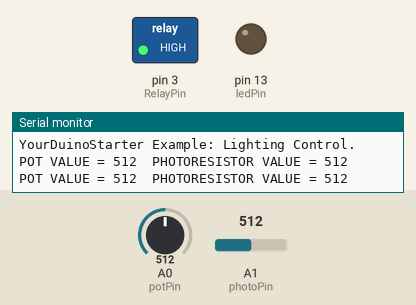
A sketch run on a simulated Arduino Uno, built with avr-gcc and run on an emulated ATmega328P. On the bench: switched loads named in the sketch (green lamp = pin HIGH), output pins drawn as LEDs (lit = HIGH), the last lines printed to the serial monitor. Inputs (shaded band) come from the test bench; at power-on: A0 (potPin) = 512, A1 (photoPin) = 512.

Above: at 2.8 s.
2.9 s: A0 (potPin) set to 526
At 4.8 s:
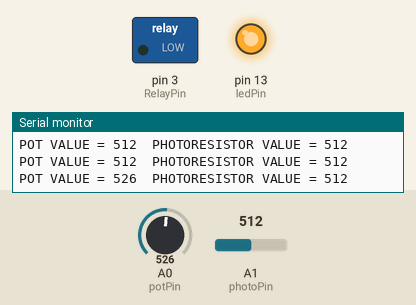
5.6 s: A0 (potPin) set to 511
At 6.4 s:
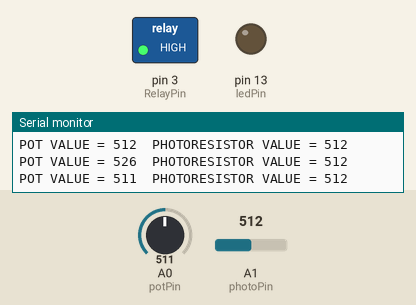
8.3 s: A0 (potPin) set to 716
At 10.7 s:
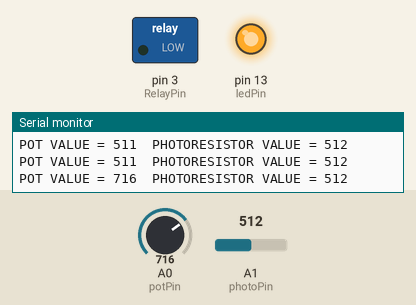
Timing chart, 0 to 12.2 s (numbered marks = the images above; inputs shaded):
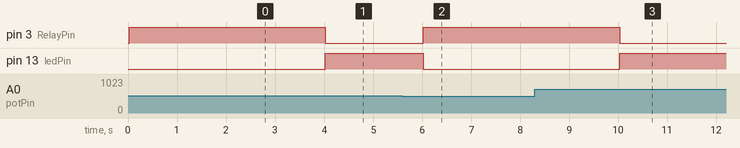

Measured:
- the behaviour switches between 512 and 513 on A0 (potPin) (found by bisection; images 0 and 1)
- after the input at 2.9 s, pin 3 (RelayPin): HIGH → LOW after 1.1 s; pin 13 (ledPin): LOW → HIGH after 1.1 s
- after the input at 5.6 s, pin 3 (RelayPin): LOW → HIGH after 0.43 s; pin 13 (ledPin): HIGH → LOW after 0.43 s
- after the input at 8.3 s, pin 3 (RelayPin): HIGH → LOW after 1.7 s; pin 13 (ledPin): LOW → HIGH after 1.7 s

The sketch:

lights_onoff.ino
```cpp
/* YourDuinoStarter Example: Lighting Control
 - Reads voltage on Analog Pin 0 and displays value
 - Reads voltage on Analog Pin 1 and displays value
 - Compares values and turns on light if darker than setting
 - SEE the comments after "//" on each line below
 - CONNECTIONS:
 - Potentiometer from +5 to Ground, center to pin A0
 - Photoresistor from +5V to pin A1, 10K from A1 to Gnd.
 - Relay may be connected to Pin 3 or other if changed.
 - V1.02 02/11/13
 Questions: terry@yourduino.com */

/*-----( Import needed libraries )-----*/
//none
/*-----( Declare Constants and Pin Numbers )-----*/
#define potPin    A0  // In separate group of pins
#define photoPin  A1
#define ledPin    13  // The onboard LED
#define RelayPin  3   // Control an active-low relay
/*-----( Declare objects )-----*/
//none
/*-----( Declare Variables )-----*/
int      potValue;  // Hold the values read in
int      photoValue;
boolean  lightsOn;  // Should Lights should be turned on?
// Value can be "true" or "false"

void setup()   /****** SETUP: RUNS ONCE ******/
{
  pinMode(ledPin, OUTPUT);
  pinMode(RelayPin, OUTPUT);
  lightsOn = false;     // Start with Lights off
  Serial.begin(9600);   //Start sending to "Serial Monitor"
  Serial.println("YourDuinoStarter Example: Lighting Control.");
}//--(end setup )---


void loop()   /****** LOOP: RUNS CONSTANTLY ******/
{
  /*-----( Read Sensors )-------------------*/
  potValue   = analogRead(potPin); //Read value
  photoValue = analogRead(photoPin); //Read value
  Serial.print("POT VALUE = ");
  Serial.print(potValue,DEC); // Print value
  Serial.print("  PHOTORESISTOR VALUE = ");
  Serial.println(photoValue,DEC); // Print value

  /*-----( Make Decisions )-------------------*/
  if (photoValue < potValue)
  {
    lightsOn = true;
  }
  else
  {
    lightsOn = false;
  }

  /*-----( Take Actions )-------------------*/
  if (lightsOn == true)
  {
    digitalWrite(ledPin, HIGH);
    digitalWrite(RelayPin, LOW);  // This relay is Active LOW!
  }
  else
  {
    digitalWrite(ledPin, LOW);
    digitalWrite(RelayPin, HIGH);
  }

  delay(2000);     // Wait 1 second
}//--(end main loop )---

/*-----( Declare User-written Functions )-----*/
//none
//*********( THE END )***********
```
